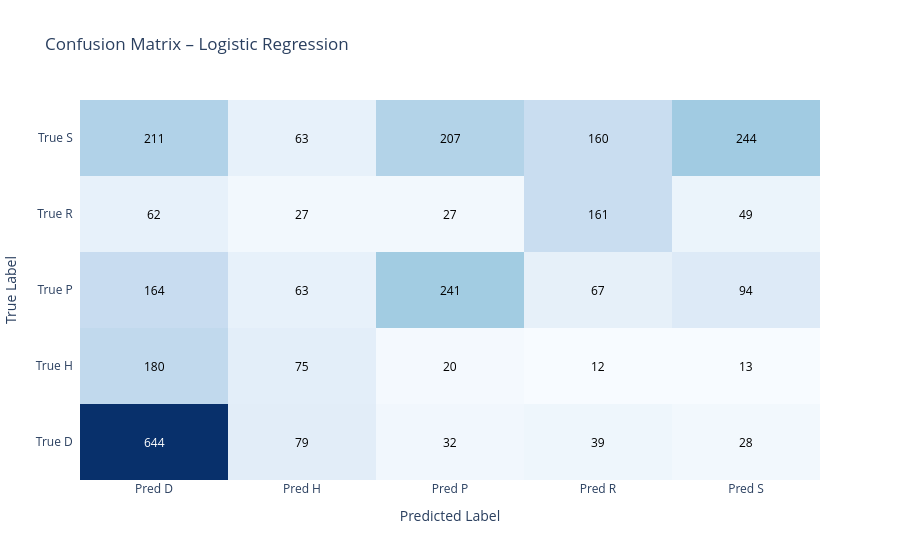
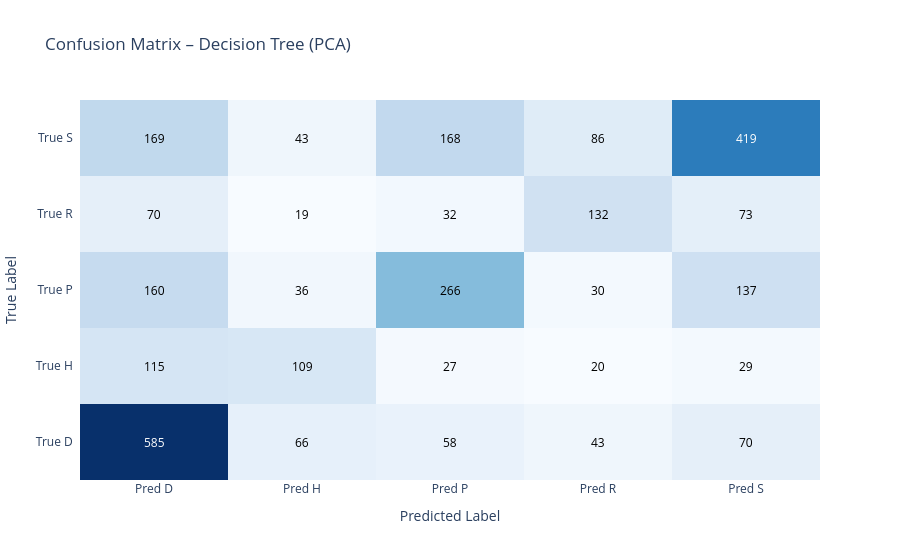

The code cell stored with these charts, in order, in its notebook:
### Code cell
plot_confusion_matrices(results, classes)

### Figure 1 — Plotly figure (JSON) as saved in the notebook; plotly's stock layout.template omitted (floating-point values rounded to 4 significant figures)
{"data": [{"colorscale": [[0, "rgb(247,251,255)"], [0.125, "rgb(222,235,247)"], [0.25, "rgb(198,219,239)"], [0.375, "rgb(158,202,225)"], [0.5, "rgb(107,174,214)"], [0.625, "rgb(66,146,198)"], [0.75, "rgb(33,113,181)"], [0.875, "rgb(8,81,156)"], [1, "rgb(8,48,107)"]], "reversescale": false, "showscale": false, "type": "heatmap", "x": ["Pred D", "Pred H", "Pred P", "Pred R", "Pred S"], "y": ["True D", "True H", "True P", "True R", "True S"], "z": [[644, 79, 32, 39, 28], [180, 75, 20, 12, 13], [164, 63, 241, 67, 94], [62, 27, 27, 161, 49], [211, 63, 207, 160, 244]]}], "layout": {"annotations": [{"font": {"color": "#FFFFFF"}, "showarrow": false, "text": "644", "x": "Pred D", "xref": "x", "y": "True D", "yref": "y"}, {"font": {"color": "#000000"}, "showarrow": false, "text": "79", "x": "Pred H", "xref": "x", "y": "True D", "yref": "y"}, {"font": {"color": "#000000"}, "showarrow": false, "text": "32", "x": "Pred P", "xref": "x", "y": "True D", "yref": "y"}, {"font": {"color": "#000000"}, "showarrow": false, "text": "39", "x": "Pred R", "xref": "x", "y": "True D", "yref": "y"}, {"font": {"color": "#000000"}, "showarrow": false, "text": "28", "x": "Pred S", "xref": "x", "y": "True D", "yref": "y"}, {"font": {"color": "#000000"}, "showarrow": false, "text": "180", "x": "Pred D", "xref": "x", "y": "True H", "yref": "y"}, {"font": {"color": "#000000"}, "showarrow": false, "text": "75", "x": "Pred H", "xref": "x", "y": "True H", "yref": "y"}, {"font": {"color": "#000000"}, "showarrow": false, "text": "20", "x": "Pred P", "xref": "x", "y": "True H", "yref": "y"}, {"font": {"color": "#000000"}, "showarrow": false, "text": "12", "x": "Pred R", "xref": "x", "y": "True H", "yref": "y"}, {"font": {"color": "#000000"}, "showarrow": false, "text": "13", "x": "Pred S", "xref": "x", "y": "True H", "yref": "y"}, {"font": {"color": "#000000"}, "showarrow": false, "text": "164", "x": "Pred D", "xref": "x", "y": "True P", "yref": "y"}, {"font": {"color": "#000000"}, "showarrow": false, "text": "63", "x": "Pred H", "xref": "x", "y": "True P", "yref": "y"}, {"font": {"color": "#000000"}, "showarrow": false, "text": "241", "x": "Pred P", "xref": "x", "y": "True P", "yref": "y"}, {"font": {"color": "#000000"}, "showarrow": false, "text": "67", "x": "Pred R", "xref": "x", "y": "True P", "yref": "y"}, {"font": {"color": "#000000"}, "showarrow": false, "text": "94", "x": "Pred S", "xref": "x", "y": "True P", "yref": "y"}, {"font": {"color": "#000000"}, "showarrow": false, "text": "62", "x": "Pred D", "xref": "x", "y": "True R", "yref": "y"}, {"font": {"color": "#000000"}, "showarrow": false, "text": "27", "x": "Pred H", "xref": "x", "y": "True R", "yref": "y"}, {"font": {"color": "#000000"}, "showarrow": false, "text": "27", "x": "Pred P", "xref": "x", "y": "True R", "yref": "y"}, {"font": {"color": "#000000"}, "showarrow": false, "text": "161", "x": "Pred R", "xref": "x", "y": "True R", "yref": "y"}, {"font": {"color": "#000000"}, "showarrow": false, "text": "49", "x": "Pred S", "xref": "x", "y": "True R", "yref": "y"}, {"font": {"color": "#000000"}, "showarrow": false, "text": "211", "x": "Pred D", "xref": "x", "y": "True S", "yref": "y"}, {"font": {"color": "#000000"}, "showarrow": false, "text": "63", "x": "Pred H", "xref": "x", "y": "True S", "yref": "y"}, {"font": {"color": "#000000"}, "showarrow": false, "text": "207", "x": "Pred P", "xref": "x", "y": "True S", "yref": "y"}, {"font": {"color": "#000000"}, "showarrow": false, "text": "160", "x": "Pred R", "xref": "x", "y": "True S", "yref": "y"}, {"font": {"color": "#000000"}, "showarrow": false, "text": "244", "x": "Pred S", "xref": "x", "y": "True S", "yref": "y"}], "title": {"text": "Confusion Matrix – Logistic Regression"}, "xaxis": {"dtick": 1, "gridcolor": "rgb(0, 0, 0)", "side": "bottom", "ticks": "", "title": {"text": "Predicted Label"}}, "yaxis": {"dtick": 1, "ticks": "", "ticksuffix": "  ", "title": {"text": "True Label"}}}}

### Figure 2 — Plotly figure (JSON) as saved in the notebook; plotly's stock layout.template omitted (floating-point values rounded to 4 significant figures)
{"data": [{"colorscale": [[0, "rgb(247,251,255)"], [0.125, "rgb(222,235,247)"], [0.25, "rgb(198,219,239)"], [0.375, "rgb(158,202,225)"], [0.5, "rgb(107,174,214)"], [0.625, "rgb(66,146,198)"], [0.75, "rgb(33,113,181)"], [0.875, "rgb(8,81,156)"], [1, "rgb(8,48,107)"]], "reversescale": false, "showscale": false, "type": "heatmap", "x": ["Pred D", "Pred H", "Pred P", "Pred R", "Pred S"], "y": ["True D", "True H", "True P", "True R", "True S"], "z": [[585, 66, 58, 43, 70], [115, 109, 27, 20, 29], [160, 36, 266, 30, 137], [70, 19, 32, 132, 73], [169, 43, 168, 86, 419]]}], "layout": {"annotations": [{"font": {"color": "#FFFFFF"}, "showarrow": false, "text": "585", "x": "Pred D", "xref": "x", "y": "True D", "yref": "y"}, {"font": {"color": "#000000"}, "showarrow": false, "text": "66", "x": "Pred H", "xref": "x", "y": "True D", "yref": "y"}, {"font": {"color": "#000000"}, "showarrow": false, "text": "58", "x": "Pred P", "xref": "x", "y": "True D", "yref": "y"}, {"font": {"color": "#000000"}, "showarrow": false, "text": "43", "x": "Pred R", "xref": "x", "y": "True D", "yref": "y"}, {"font": {"color": "#000000"}, "showarrow": false, "text": "70", "x": "Pred S", "xref": "x", "y": "True D", "yref": "y"}, {"font": {"color": "#000000"}, "showarrow": false, "text": "115", "x": "Pred D", "xref": "x", "y": "True H", "yref": "y"}, {"font": {"color": "#000000"}, "showarrow": false, "text": "109", "x": "Pred H", "xref": "x", "y": "True H", "yref": "y"}, {"font": {"color": "#000000"}, "showarrow": false, "text": "27", "x": "Pred P", "xref": "x", "y": "True H", "yref": "y"}, {"font": {"color": "#000000"}, "showarrow": false, "text": "20", "x": "Pred R", "xref": "x", "y": "True H", "yref": "y"}, {"font": {"color": "#000000"}, "showarrow": false, "text": "29", "x": "Pred S", "xref": "x", "y": "True H", "yref": "y"}, {"font": {"color": "#000000"}, "showarrow": false, "text": "160", "x": "Pred D", "xref": "x", "y": "True P", "yref": "y"}, {"font": {"color": "#000000"}, "showarrow": false, "text": "36", "x": "Pred H", "xref": "x", "y": "True P", "yref": "y"}, {"font": {"color": "#000000"}, "showarrow": false, "text": "266", "x": "Pred P", "xref": "x", "y": "True P", "yref": "y"}, {"font": {"color": "#000000"}, "showarrow": false, "text": "30", "x": "Pred R", "xref": "x", "y": "True P", "yref": "y"}, {"font": {"color": "#000000"}, "showarrow": false, "text": "137", "x": "Pred S", "xref": "x", "y": "True P", "yref": "y"}, {"font": {"color": "#000000"}, "showarrow": false, "text": "70", "x": "Pred D", "xref": "x", "y": "True R", "yref": "y"}, {"font": {"color": "#000000"}, "showarrow": false, "text": "19", "x": "Pred H", "xref": "x", "y": "True R", "yref": "y"}, {"font": {"color": "#000000"}, "showarrow": false, "text": "32", "x": "Pred P", "xref": "x", "y": "True R", "yref": "y"}, {"font": {"color": "#000000"}, "showarrow": false, "text": "132", "x": "Pred R", "xref": "x", "y": "True R", "yref": "y"}, {"font": {"color": "#000000"}, "showarrow": false, "text": "73", "x": "Pred S", "xref": "x", "y": "True R", "yref": "y"}, {"font": {"color": "#000000"}, "showarrow": false, "text": "169", "x": "Pred D", "xref": "x", "y": "True S", "yref": "y"}, {"font": {"color": "#000000"}, "showarrow": false, "text": "43", "x": "Pred H", "xref": "x", "y": "True S", "yref": "y"}, {"font": {"color": "#000000"}, "showarrow": false, "text": "168", "x": "Pred P", "xref": "x", "y": "True S", "yref": "y"}, {"font": {"color": "#000000"}, "showarrow": false, "text": "86", "x": "Pred R", "xref": "x", "y": "True S", "yref": "y"}, {"font": {"color": "#FFFFFF"}, "showarrow": false, "text": "419", "x": "Pred S", "xref": "x", "y": "True S", "yref": "y"}], "title": {"text": "Confusion Matrix – Decision Tree (PCA)"}, "xaxis": {"dtick": 1, "gridcolor": "rgb(0, 0, 0)", "side": "bottom", "ticks": "", "title": {"text": "Predicted Label"}}, "yaxis": {"dtick": 1, "ticks": "", "ticksuffix": "  ", "title": {"text": "True Label"}}}}
